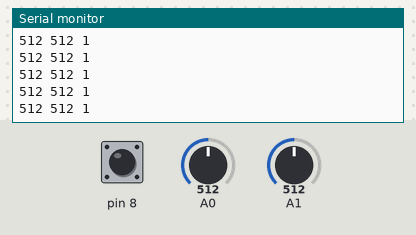
This sketch was run on a simulated Arduino Uno, built with avr-gcc and run on an emulated ATmega328P. On the bench: the last lines printed to the serial monitor. The test bench sets the inputs (shaded band); at power-on: A1 = 512, A0 = 512, pin 8 HIGH.

Above: at 4.2 s.
4.3 s: A1 set to 991
At 4.8 s:
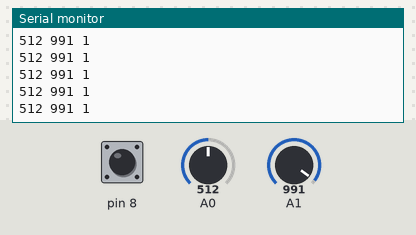
7.3 s: A1 set to 1007
At 8.2 s:
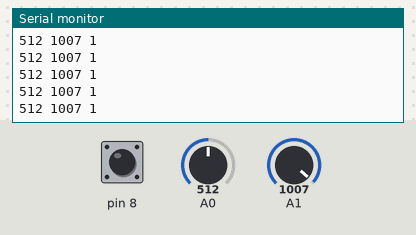
11.9 s: A0 set to 105
At 12.8 s:
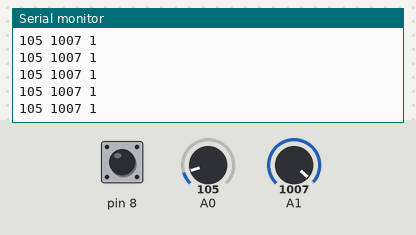
14.9 s: A0 set to 90
At 15.4 s:
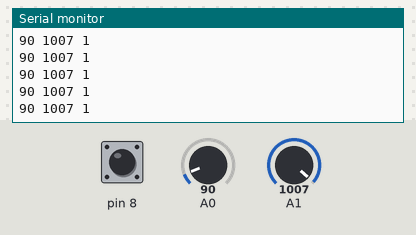
Timing chart, 0 to 17.4 s (numbered marks = the images above; inputs shaded):
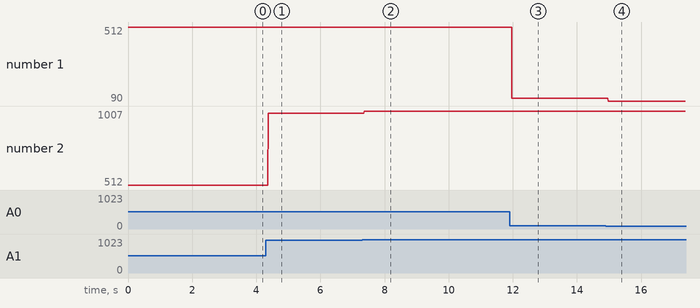

The sketch:

very-very-simple-version.ino
```cpp
void setup() {
  Serial.begin(9600);
  pinMode(8, INPUT_PULLUP);
}

void loop() {
  Serial.print(analogRead(A0));
  Serial.print(' ');
  Serial.print(analogRead(A1));
  Serial.print(' ');
  Serial.println(digitalRead(8));
}
```

Measured:
- after the input at 4.3 s, the serial monitor: prints a new line after 0.07 s (image 1)
- after the input at 7.3 s, the serial monitor: prints a new line after 0.07 s (image 2)
- after the input at 11.9 s, the serial monitor: prints a new line after 0.07 s (image 3)
- after the input at 14.9 s, the serial monitor: prints a new line after 0.07 s (image 4)
- plotted number 1: 512 → 105 after the input at 11.9 s, 105 → 90 after the input at 14.9 s
- plotted number 2: 512 → 991 after the input at 4.3 s, 991 → 1007 after the input at 7.3 s
